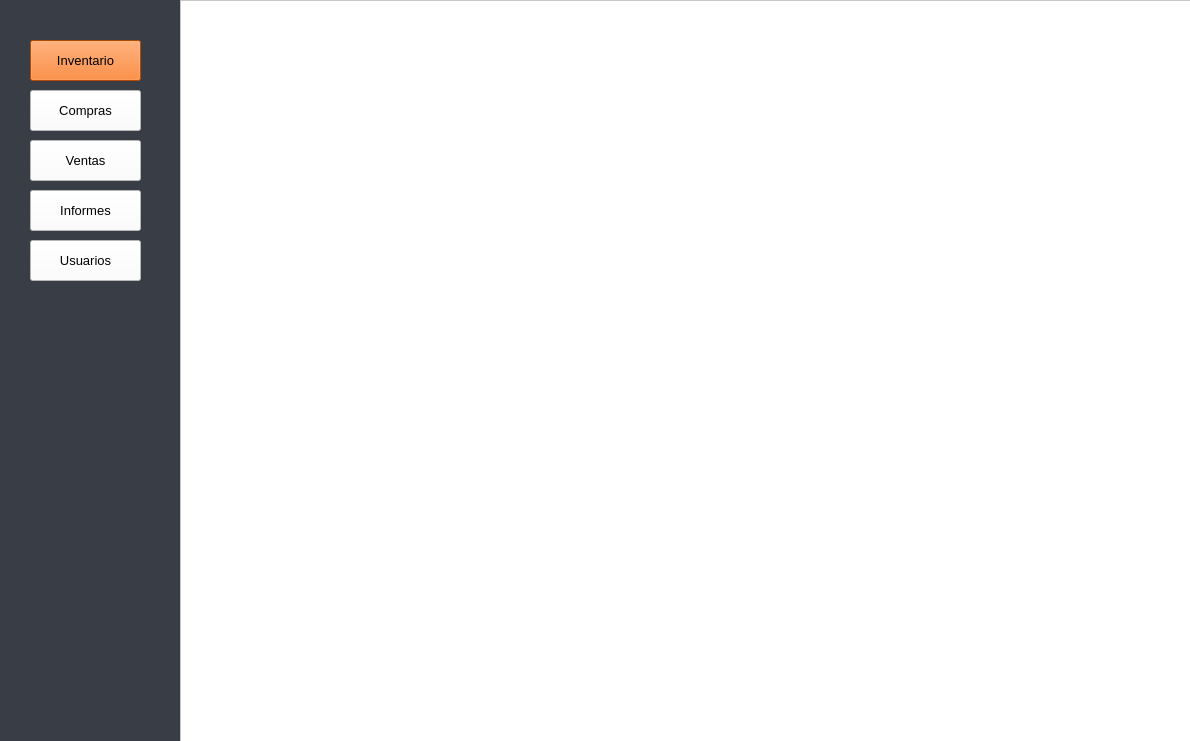
<?xml version="1.0" encoding="UTF-8"?>
<ui version="4.0">
 <class>Inventario</class>
 <widget class="QMainWindow" name="Inventario">
  <property name="geometry">
   <rect>
    <x>0</x>
    <y>0</y>
    <width>1190</width>
    <height>741</height>
   </rect>
  </property>
  <property name="windowTitle">
   <string>Inventario</string>
  </property>
  <property name="styleSheet">
   <string notr="true">background-color: rgb(57, 62, 70);</string>
  </property>
  <widget class="QWidget" name="centralwidget">
   <widget class="QTableWidget" name="tablaInventario">
    <property name="enabled">
     <bool>true</bool>
    </property>
    <property name="geometry">
     <rect>
      <x>180</x>
      <y>0</y>
      <width>1011</width>
      <height>746</height>
     </rect>
    </property>
    <property name="maximumSize">
     <size>
      <width>4096</width>
      <height>1920</height>
     </size>
    </property>
    <property name="font">
     <font>
      <family>Arial</family>
      <pointsize>10</pointsize>
     </font>
    </property>
    <property name="layoutDirection">
     <enum>Qt::LeftToRight</enum>
    </property>
    <property name="styleSheet">
     <string notr="true">background-color: rgb(255, 255, 255);</string>
    </property>
   </widget>
   <widget class="QPushButton" name="botonInformes">
    <property name="geometry">
     <rect>
      <x>30</x>
      <y>190</y>
      <width>111</width>
      <height>41</height>
     </rect>
    </property>
    <property name="font">
     <font>
      <family>Arial</family>
      <pointsize>10</pointsize>
      <weight>50</weight>
      <bold>false</bold>
     </font>
    </property>
    <property name="styleSheet">
     <string notr="true">background-color: rgb(255, 255, 255);</string>
    </property>
    <property name="text">
     <string>Informes</string>
    </property>
   </widget>
   <widget class="QPushButton" name="botonCompras">
    <property name="geometry">
     <rect>
      <x>30</x>
      <y>90</y>
      <width>111</width>
      <height>41</height>
     </rect>
    </property>
    <property name="font">
     <font>
      <family>Arial</family>
      <pointsize>10</pointsize>
      <weight>50</weight>
      <bold>false</bold>
     </font>
    </property>
    <property name="styleSheet">
     <string notr="true">background-color: rgb(255, 255, 255);</string>
    </property>
    <property name="text">
     <string>Compras</string>
    </property>
   </widget>
   <widget class="QPushButton" name="botonInventario">
    <property name="geometry">
     <rect>
      <x>30</x>
      <y>40</y>
      <width>111</width>
      <height>41</height>
     </rect>
    </property>
    <property name="font">
     <font>
      <family>Arial</family>
      <pointsize>10</pointsize>
      <weight>50</weight>
      <bold>false</bold>
     </font>
    </property>
    <property name="styleSheet">
     <string notr="true">background-color: rgb(255, 102, 0);</string>
    </property>
    <property name="text">
     <string>Inventario</string>
    </property>
   </widget>
   <widget class="QPushButton" name="botonVentas">
    <property name="geometry">
     <rect>
      <x>30</x>
      <y>140</y>
      <width>111</width>
      <height>41</height>
     </rect>
    </property>
    <property name="font">
     <font>
      <family>Arial</family>
      <pointsize>10</pointsize>
      <weight>50</weight>
      <bold>false</bold>
     </font>
    </property>
    <property name="styleSheet">
     <string notr="true">background-color: rgb(255, 255, 255);</string>
    </property>
    <property name="text">
     <string>Ventas</string>
    </property>
   </widget>
   <widget class="QPushButton" name="Usuarios">
    <property name="geometry">
     <rect>
      <x>30</x>
      <y>240</y>
      <width>111</width>
      <height>41</height>
     </rect>
    </property>
    <property name="font">
     <font>
      <family>Arial</family>
      <pointsize>10</pointsize>
      <weight>50</weight>
      <bold>false</bold>
     </font>
    </property>
    <property name="styleSheet">
     <string notr="true">background-color: rgb(255, 255, 255);</string>
    </property>
    <property name="text">
     <string>Usuarios</string>
    </property>
   </widget>
  </widget>
 </widget>
 <tabstops>
  <tabstop>botonInventario</tabstop>
  <tabstop>botonCompras</tabstop>
  <tabstop>botonVentas</tabstop>
  <tabstop>botonInformes</tabstop>
  <tabstop>Usuarios</tabstop>
  <tabstop>tablaInventario</tabstop>
 </tabstops>
 <resources/>
 <connections/>
</ui>
